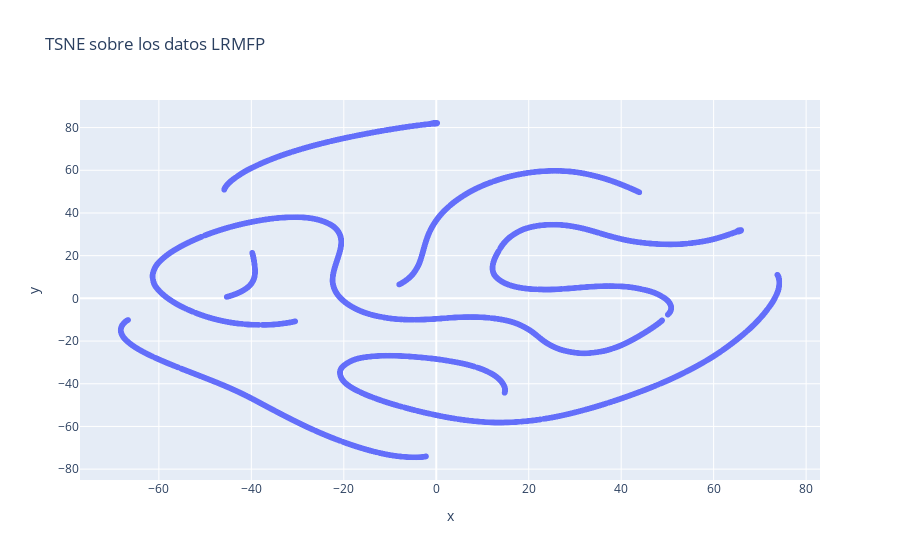

Notebook code for this chart:
### Markdown cell above
**Respuesta:**

### Code cell
pipeline = Pipeline([('LRMFP', FunctionTransformer(custom_features)), \
                 ('MinMax', ColumnTransformer(transformers=[("MinMax", MinMax(), ["Length", "Recency", "Frequency", "Monetary", "Periodicity"])], remainder='passthrough')), \
                 ('TSNE', TSNE(n_components=2,random_state=1))])
tsne = pipeline.fit_transform(df_retail)

px.scatter(x=tsne[:, 0], y=tsne[:, 1], title="TSNE sobre los datos LRMFP")

### Figure 1 — Plotly figure (JSON) as saved in the notebook; plotly's stock layout.template omitted (floating-point values rounded to 4 significant figures; data arrays with more than 128 entries replaced by an {"elided": "..."} marker saying what was removed)
{"data": [{"hovertemplate": "x=%{x}<br>y=%{y}<extra></extra>", "legendgroup": "", "marker": {"color": "#636efa", "symbol": "circle"}, "mode": "markers", "name": "", "showlegend": false, "type": "scattergl", "x": {"elided": "4314 float values"}, "xaxis": "x", "y": {"elided": "4314 float values"}, "yaxis": "y"}], "layout": {"legend": {"tracegroupgap": 0}, "title": {"text": "TSNE sobre los datos LRMFP"}, "xaxis": {"anchor": "y", "domain": [0, 1], "title": {"text": "x"}}, "yaxis": {"anchor": "x", "domain": [0, 1], "title": {"text": "y"}}}}
